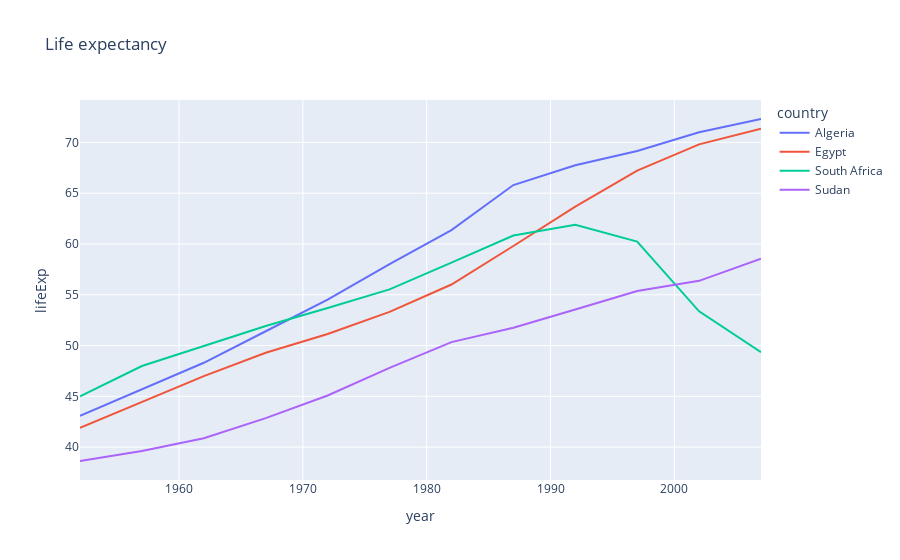

Notebook cell for this chart:
### Markdown cell above
## Task 1 (15 minutes)

Limit the dataset to the countries Algeria, Egypt, Sudan and South Africa. Plot the life expectancy over time for those four countries.

### Code cell
df = df[df['country'].isin(["Algeria", "Egypt", "South Africa", "Sudan"])]
df
px.line(
    df,
    x="year",
    y="lifeExp",
    title='Life expectancy',
    color="country"
)

### Figure 1 — Plotly figure (JSON) as saved in the notebook; plotly's stock layout.template omitted (floating-point values rounded to 4 significant figures)
{"data": [{"hovertemplate": "country=Algeria<br>year=%{x}<br>lifeExp=%{y}<extra></extra>", "legendgroup": "Algeria", "line": {"color": "#636efa", "dash": "solid"}, "marker": {"symbol": "circle"}, "mode": "lines", "name": "Algeria", "orientation": "v", "showlegend": true, "type": "scatter", "x": [1952, 1957, 1962, 1967, 1972, 1977, 1982, 1987, 1992, 1997, 2002, 2007], "xaxis": "x", "y": [43.08, 45.69, 48.3, 51.41, 54.52, 58.01, 61.37, 65.8, 67.74, 69.15, 70.99, 72.3], "yaxis": "y"}, {"hovertemplate": "country=Egypt<br>year=%{x}<br>lifeExp=%{y}<extra></extra>", "legendgroup": "Egypt", "line": {"color": "#EF553B", "dash": "solid"}, "marker": {"symbol": "circle"}, "mode": "lines", "name": "Egypt", "orientation": "v", "showlegend": true, "type": "scatter", "x": [1952, 1957, 1962, 1967, 1972, 1977, 1982, 1987, 1992, 1997, 2002, 2007], "xaxis": "x", "y": [41.89, 44.44, 46.99, 49.29, 51.14, 53.32, 56.01, 59.8, 63.67, 67.22, 69.81, 71.34], "yaxis": "y"}, {"hovertemplate": "country=South Africa<br>year=%{x}<br>lifeExp=%{y}<extra></extra>", "legendgroup": "South Africa", "line": {"color": "#00cc96", "dash": "solid"}, "marker": {"symbol": "circle"}, "mode": "lines", "name": "South Africa", "orientation": "v", "showlegend": true, "type": "scatter", "x": [1952, 1957, 1962, 1967, 1972, 1977, 1982, 1987, 1992, 1997, 2002, 2007], "xaxis": "x", "y": [45.01, 47.98, 49.95, 51.93, 53.7, 55.53, 58.16, 60.83, 61.89, 60.24, 53.37, 49.34], "yaxis": "y"}, {"hovertemplate": "country=Sudan<br>year=%{x}<br>lifeExp=%{y}<extra></extra>", "legendgroup": "Sudan", "line": {"color": "#ab63fa", "dash": "solid"}, "marker": {"symbol": "circle"}, "mode": "lines", "name": "Sudan", "orientation": "v", "showlegend": true, "type": "scatter", "x": [1952, 1957, 1962, 1967, 1972, 1977, 1982, 1987, 1992, 1997, 2002, 2007], "xaxis": "x", "y": [38.63, 39.62, 40.87, 42.86, 45.08, 47.8, 50.34, 51.74, 53.56, 55.37, 56.37, 58.56], "yaxis": "y"}], "layout": {"legend": {"title": {"text": "country"}, "tracegroupgap": 0}, "title": {"text": "Life expectancy"}, "xaxis": {"anchor": "y", "domain": [0, 1], "title": {"text": "year"}}, "yaxis": {"anchor": "x", "domain": [0, 1], "title": {"text": "lifeExp"}}}}
